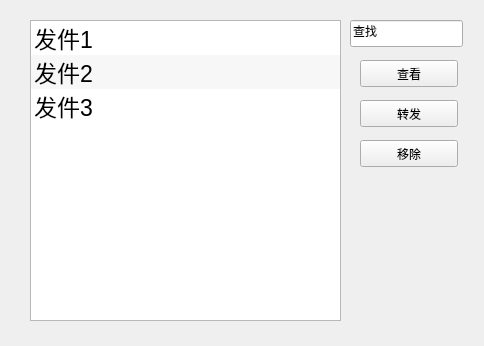
<?xml version="1.0" encoding="UTF-8"?>
<ui version="4.0">
 <class>SentBox</class>
 <widget class="QMainWindow" name="SentBox">
  <property name="geometry">
   <rect>
    <x>0</x>
    <y>0</y>
    <width>484</width>
    <height>346</height>
   </rect>
  </property>
  <property name="windowTitle">
   <string>发件箱</string>
  </property>
  <widget class="QWidget" name="centralwidget">
   <widget class="QLineEdit" name="lineEdit">
    <property name="geometry">
     <rect>
      <x>350</x>
      <y>20</y>
      <width>113</width>
      <height>27</height>
     </rect>
    </property>
    <property name="text">
     <string>查找</string>
    </property>
   </widget>
   <widget class="QPushButton" name="pushButton">
    <property name="geometry">
     <rect>
      <x>360</x>
      <y>60</y>
      <width>98</width>
      <height>27</height>
     </rect>
    </property>
    <property name="text">
     <string>查看</string>
    </property>
   </widget>
   <widget class="QPushButton" name="pushButton_2">
    <property name="geometry">
     <rect>
      <x>360</x>
      <y>140</y>
      <width>98</width>
      <height>27</height>
     </rect>
    </property>
    <property name="text">
     <string>移除</string>
    </property>
   </widget>
   <widget class="QPushButton" name="pushButton_3">
    <property name="geometry">
     <rect>
      <x>360</x>
      <y>100</y>
      <width>98</width>
      <height>27</height>
     </rect>
    </property>
    <property name="text">
     <string>转发</string>
    </property>
   </widget>
   <widget class="QListWidget" name="listWidget">
    <property name="geometry">
     <rect>
      <x>30</x>
      <y>20</y>
      <width>311</width>
      <height>301</height>
     </rect>
    </property>
    <property name="font">
     <font>
      <pointsize>17</pointsize>
     </font>
    </property>
    <property name="tabKeyNavigation">
     <bool>false</bool>
    </property>
    <property name="dragEnabled">
     <bool>true</bool>
    </property>
    <property name="dragDropOverwriteMode">
     <bool>true</bool>
    </property>
    <property name="alternatingRowColors">
     <bool>true</bool>
    </property>
    <item>
     <property name="text">
      <string>发件1</string>
     </property>
     <property name="font">
      <font>
       <pointsize>17</pointsize>
      </font>
     </property>
    </item>
    <item>
     <property name="text">
      <string>发件2</string>
     </property>
     <property name="font">
      <font>
       <pointsize>17</pointsize>
      </font>
     </property>
    </item>
    <item>
     <property name="text">
      <string>发件3</string>
     </property>
     <property name="font">
      <font>
       <pointsize>17</pointsize>
      </font>
     </property>
    </item>
   </widget>
  </widget>
 </widget>
 <resources/>
 <connections/>
</ui>
